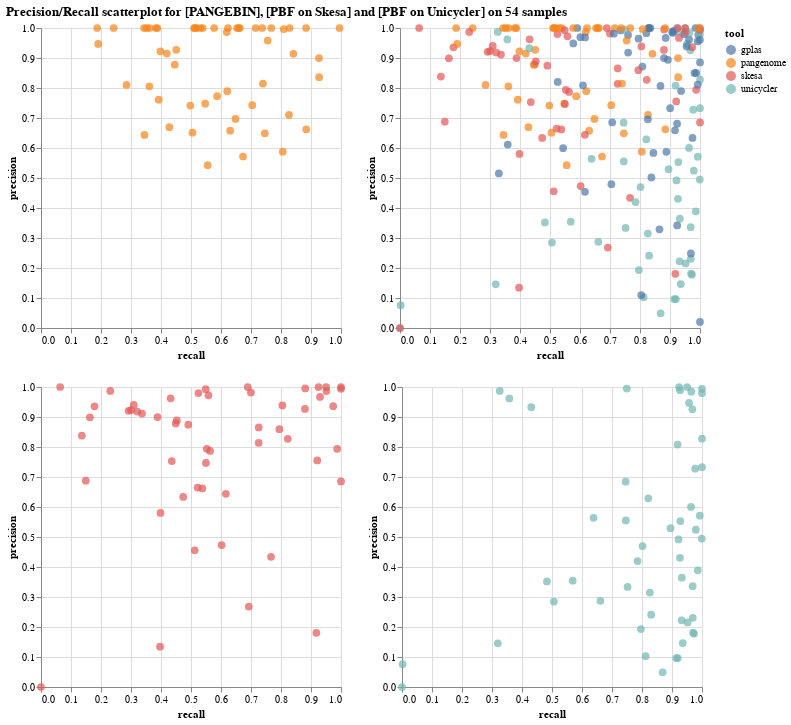

The notebook cell saved with this chart:
### Code cell
charts["prec"] = alt.Chart(df_scatter2).mark_circle(size=60).encode(
    y='precision:Q',
    x='recall:Q',
    color='tool:N'
).transform_filter(
     alt.FieldEqualPredicate(field='tool', equal='pangenome')
)


charts["rec"] = alt.Chart(df_scatter2).mark_circle(size=60).encode(
    y='precision:Q',
    x='recall:Q',
    color='tool:N'
).transform_filter(
     alt.FieldEqualPredicate(field='tool', equal='skesa')
)

charts["f1"] = alt.Chart(df_scatter2).mark_circle(size=60).encode(
    y='precision:Q',
    x='recall:Q',
    color='tool:N'
).transform_filter(
     alt.FieldEqualPredicate(field='tool', equal='unicycler')
)
all = alt.Chart(df_scatter2).mark_circle(size=60).encode(
    y='precision:Q',
    x='recall:Q',
    color='tool:N'
)


mixed = alt.vconcat(alt.hconcat(charts["prec"], all), alt.hconcat( charts["rec"], charts["f1"])).properties(title=f"Precision/Recall scatterplot for [PANGEBIN], [PBF on Skesa] and [PBF on Unicycler] on {samples} samples")
mixed.save("scatter_metrics.pdf", ppi=300)
mixed

### Figure 1 — Vega-Lite specification as saved in the notebook (floating-point values rounded to 4 significant figures; data arrays with more than 128 entries replaced by an {"elided": "..."} marker saying what was removed)
{"config": {"view": {"continuousWidth": 300, "continuousHeight": 300}}, "vconcat": [{"hconcat": [{"mark": {"type": "circle", "size": 60}, "encoding": {"color": {"field": "tool", "type": "nominal"}, "x": {"field": "recall", "type": "quantitative"}, "y": {"field": "precision", "type": "quantitative"}}, "transform": [{"filter": {"equal": "pangenome", "field": "tool"}}]}, {"mark": {"type": "circle", "size": 60}, "encoding": {"color": {"field": "tool", "type": "nominal"}, "x": {"field": "recall", "type": "quantitative"}, "y": {"field": "precision", "type": "quantitative"}}}]}, {"hconcat": [{"mark": {"type": "circle", "size": 60}, "encoding": {"color": {"field": "tool", "type": "nominal"}, "x": {"field": "recall", "type": "quantitative"}, "y": {"field": "precision", "type": "quantitative"}}, "transform": [{"filter": {"equal": "skesa", "field": "tool"}}]}, {"mark": {"type": "circle", "size": 60}, "encoding": {"color": {"field": "tool", "type": "nominal"}, "x": {"field": "recall", "type": "quantitative"}, "y": {"field": "precision", "type": "quantitative"}}, "transform": [{"filter": {"equal": "unicycler", "field": "tool"}}]}]}], "data": {"name": "data-7cff08531164abb32a28c58cefb94d37"}, "title": "Precision/Recall scatterplot for [PANGEBIN], [PBF on Skesa] and [PBF on Unicycler] on 54 samples", "$schema": "https://vega.github.io/schema/vega-lite/v5.17.0.json", "datasets": {"data-7cff08531164abb32a28c58cefb94d37": {"elided": "216 records"}}}
